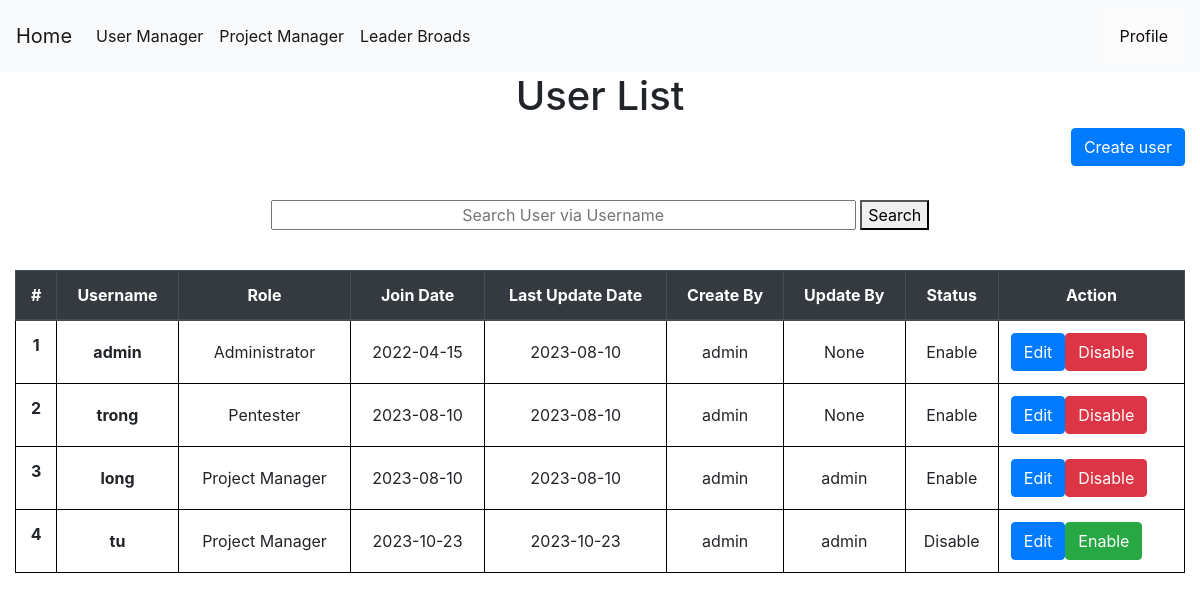
The page /enableaccount (signed in) on the database its author committed.
### tables this page shows
CREATE TABLE users (
    userid INTEGER PRIMARY KEY AUTOINCREMENT,
    username TEXT NOT NULL,
    password TEXT NOT NULL,
    join_date date NOT NULL,
    update_date date,
    create_by TEXT NOT NULL,
    update_by TEXT,
    isactive INTEGER NOT NULL,
    role TEXT NOT NULL
);

### app.py (the view, shortened to what this page needs)
@app.route("/enableaccount", methods=('GET', 'POST'))
def enableaccount():
    if session["userid"] == None:
        return redirect(url_for('login'))
    currentuser = get_current_user()
    if currentuser["role"] != 'Administrator':
        return render_template('403.html',)
    msg = ''
    conn = get_db_connection()
    users = conn.execute('SELECT * FROM users').fetchall()
    conn.commit()
    conn.close()
    return render_template('show_user.html', currentuser=currentuser,users=users,msg=msg)

### app.py (called while the page is built)
def get_db_connection():
    conn = sqlite3.connect('database.db')
    conn.row_factory = sqlite3.Row
    return conn

def get_current_user():
    userid = session["userid"]
    conn = get_db_connection()
    user = conn.execute('SELECT * FROM users WHERE userid = ?',(userid,)).fetchone()
    conn.commit()
    conn.close()
    return user

### templates/show_user.html (shortened to what this page needs)
{% extends 'base.html' %}
{% block content %}
    <center><h1>{% block title %}  User List  {% endblock %}</h1></center>
    <link rel= "stylesheet" type= "text/css" href= "{{ url_for('static',filename='css/showuser.css') }}">
    <a href="{{ url_for('add_user')}}" class="btn btn-primary" style="float: right;" role="button" aria-pressed="true">Create user</a>
  <center>
  <form action="{{ url_for('search_user') }}" method ="GET">
    <input style="text-align: center;width:50%;" name="username" type="username" placeholder="Search User via Username" />
    <button>Search</button>
  </form>
</center></br>
    <table class="table">
        <thead class="thead-dark" text-align="center" style="text-align: center;width:100%;">
          <tr>
            <th style="text-align: center"scope="col">#</th>
            <th style="text-align: center"scope="col">Username</th>
            <th style="text-align: center"scope="col">Role</th>
            <th style="text-align: center"scope="col">Join Date</th>
            <th style="text-align: center"scope="col">Last Update Date</th>
            <th style="text-align: center"scope="col">Create By</th>
            <th style="text-align: center"scope="col">Update By</th>
            <th style="text-align: center"scope="col">Status</th>
            <th style="text-align: center"scope="col">Action</th>
          </tr>
        </thead>
        <tbody>
        {% for user in users %}
          <tr>
            <th style="text-align: center"class="counterCell"></th>
            <th style="text-align: center"class="align-middle"  scope="row">{{ user.username }}</th>
            <td style="text-align: center"class="align-middle" >{{ user.role }}</td>
            <td style="text-align: center"class="align-middle" >{{ user.join_date }}</td>
            <td style="text-align: center"class="align-middle" >{{ user.update_date }}</td>
            <td style="text-align: center"class="align-middle" >{{ user.create_by }}</td>
            <td style="text-align: center"class="align-middle" >{{ user.update_by }}</td>
            {% if user.isactive == 1 %}
            <td style="text-align: center"class="align-middle">Enable</td>
            {%else%}
            <td style="text-align: center"class="align-middle">Disable</td>
            {% endif %}
            <td style="text-align: center"class="align-middle">
              <span style="float:left;">
              <a href="{{ url_for('edituser',id= user.userid) }} "class="btn btn-primary">Edit</a>
              </span>
              {% if user.isactive == 1 %}
              <span style="float:left;">
              <form action="{{ url_for('showuser') }}" method=post >
                  <button id="disable" type=submit class="btn btn-danger" >Disable</button>
              </form>
            </span>
            {% else %}
            <span style="float:left;">
              <form action="{{ url_for('enableaccount') }}" method=post >
                  <button id="enable" type=submit class="btn btn-success" >Enable</button>
              </form>
            </span>
            {% endif %}
            </td>
          </tr>
        {% endfor %}
        </tbody>
      </table>
{% endblock %}

### static/css/style.css (style rules this page uses)
table, th, td { border: 1px solid black; }
body { min-height: 100vh; height: 100%; margin: 0; z-index: 10; display: grid; grid-template-rows: auto 1fr auto; }
body { display: flex; flex-direction: column; }

### static/css/showuser.css (style rules this page uses)
table { counter-reset: tableCount; }
.counterCell:before { content: counter(tableCount); counter-increment: tableCount; }

### rows shown on the page
users: username "admin", role "Administrator", join_date "2022-04-15", update_date "2023-08-10", create_by "admin", update_by "None", isactive "Enable"
users: username "trong", role "Pentester", join_date "2023-08-10", update_date "2023-08-10", create_by "admin", update_by "None", isactive "Enable"
users: username "long", role "Project Manager", join_date "2023-08-10", update_date "2023-08-10", create_by "admin", update_by "admin", isactive "Enable"
users: username "tu", role "Project Manager", join_date "2023-10-23", update_date "2023-10-23", create_by "admin", update_by "admin", isactive "Disable"
